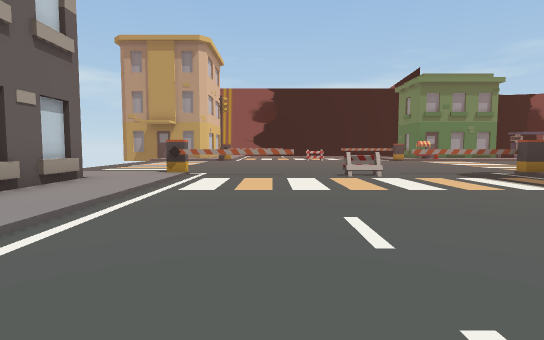
View 1 (above)

24 first-person views from a walk through a scene from a Unity 3-D project. The camera is 1.3 m above the floor, tilts 4° down and sees 80° across. The floor is counted in squares, 2 m on a side. Each view is taken from the middle of a square. On the plan, view 1 faces up. The plan holds only what a view shows up to about 10 squares ahead; the rest is blank. The place goes on beyond the plan.

View 2
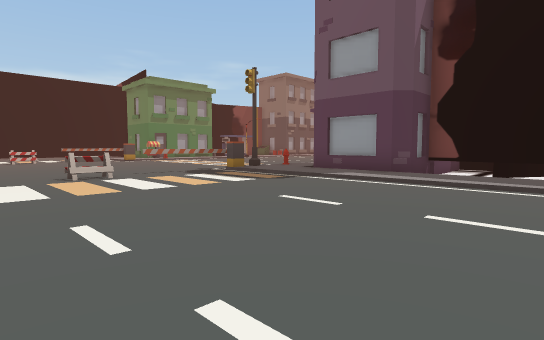

View 3
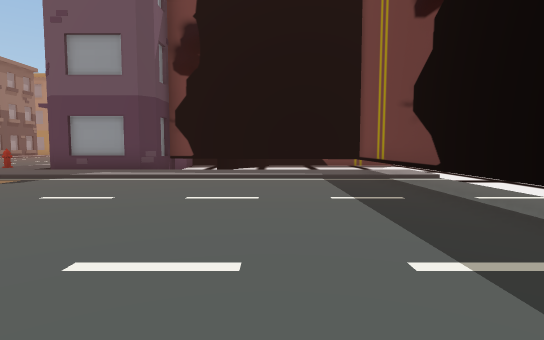

View 4
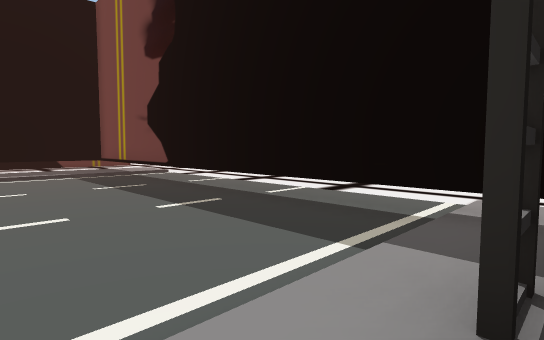

View 5
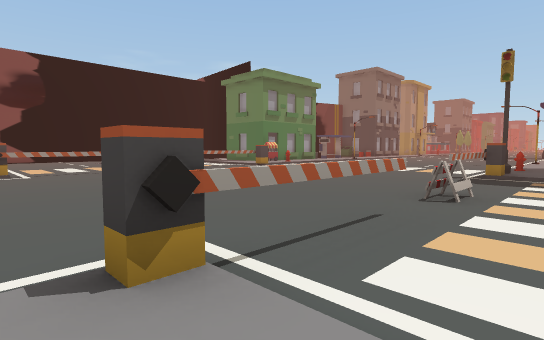

View 6
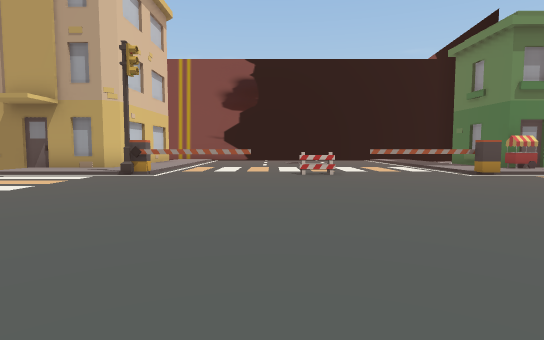

View 7
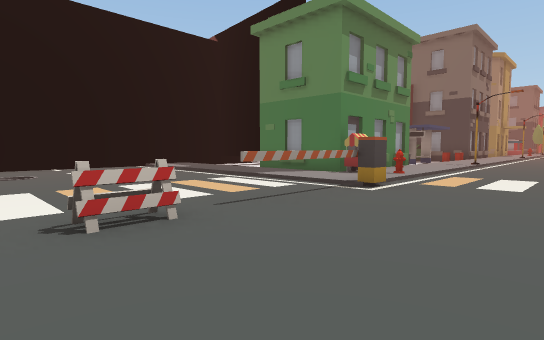

View 8
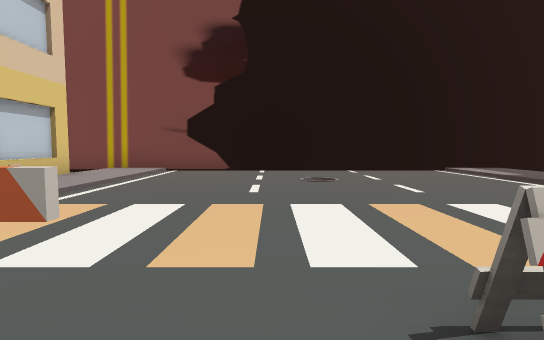

View 9
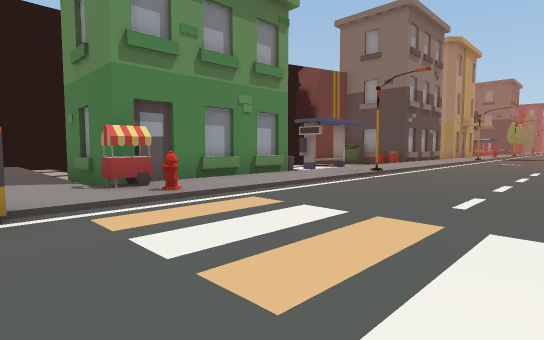

View 10
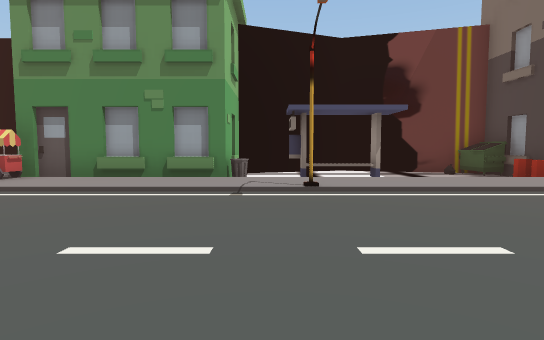

View 11
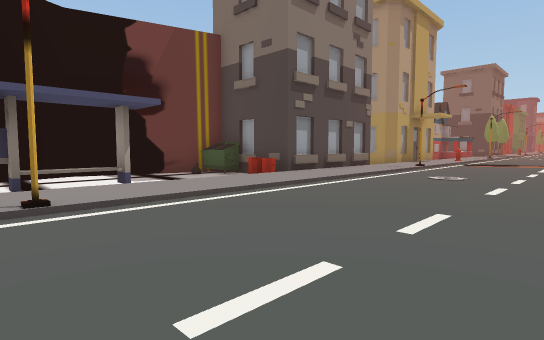

View 12
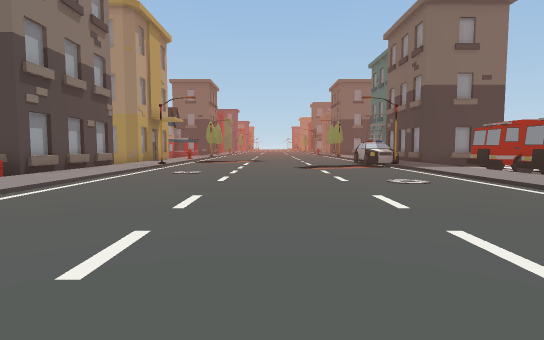

View 13
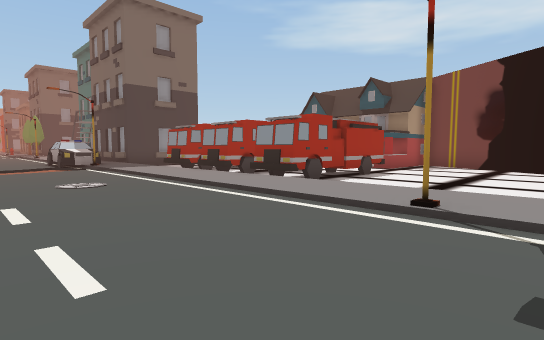

View 14
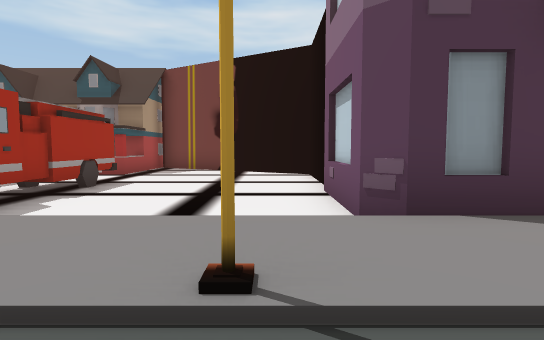

View 15
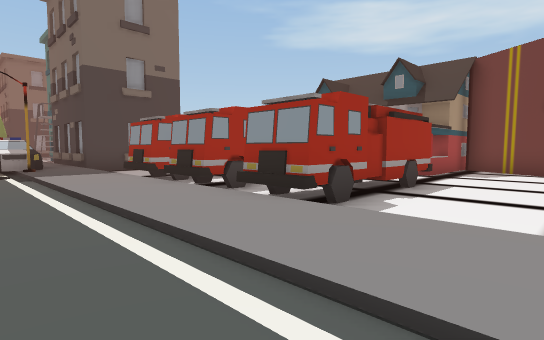

View 16
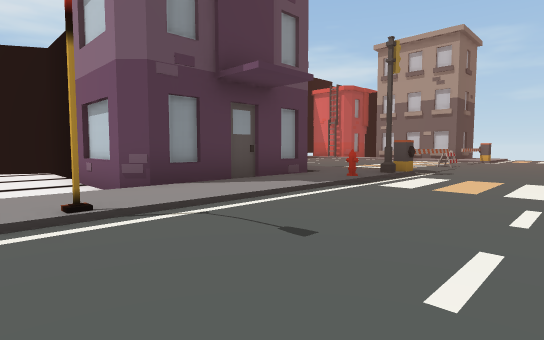

View 17
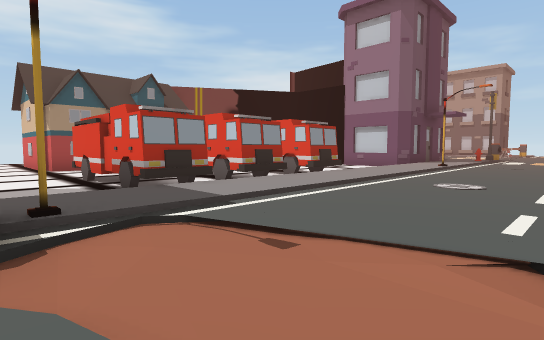

View 18
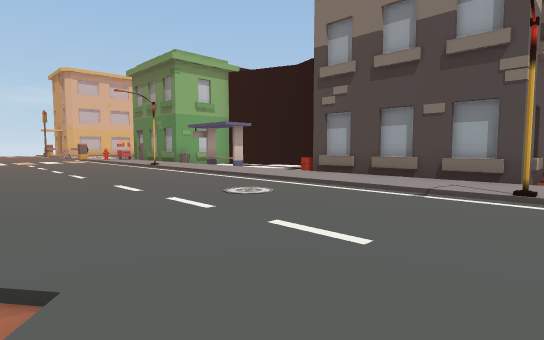

View 19
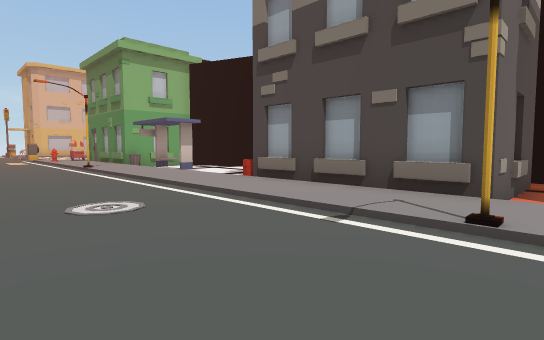

View 20
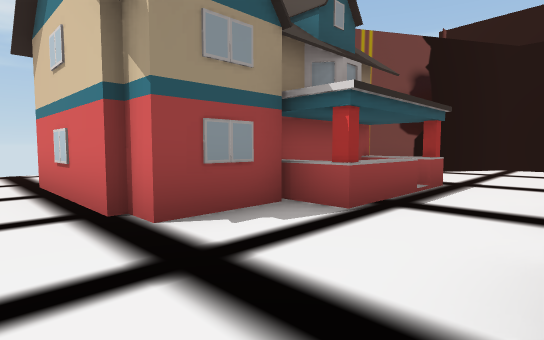

View 21
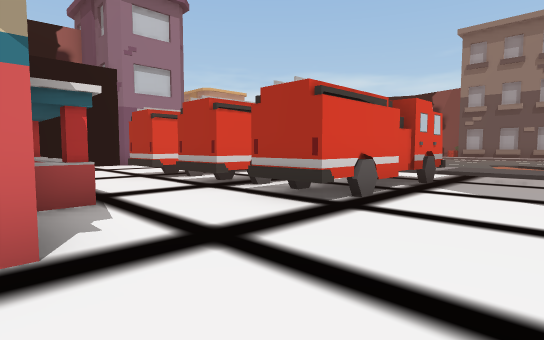

View 22
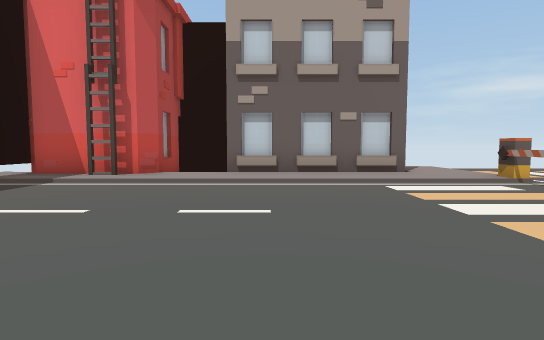

View 23
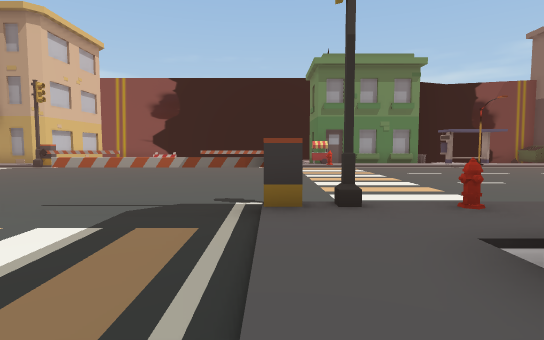

View 24
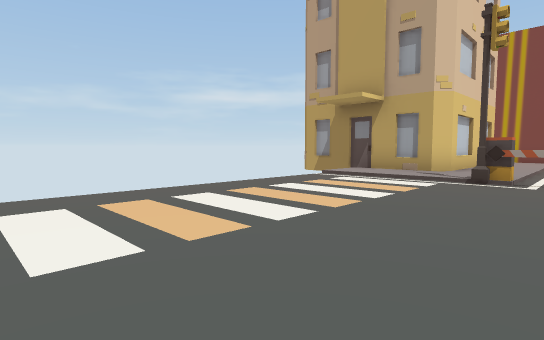

### Floor plan
Key: @ floor where view 1 was taken; # wall or solid block; . main floor; : floor 0.25 m higher than the main floor; - floor 0.25 m lower than the main floor; / step, stairs or slope; H hydrant; T thing the floor can be seen under or through; B building; I bin; A barrel; R truck; O other object.
Columns run from 7 left of view 1 to 24 right of it. Each row starts with its distance up from view 1.
 24   ###############
 23     :/......./:-
 22    #:/......./:-              #
 21    #:/......./:-    ######B   B
 20    #:/......./:#   ##----II   #
 19    #:/......./:B   B------I   B
 18  B##:/......./:####I-OO   A####
 17 BB:::/......./:O::::::::::::::::
 16   :::OOO.O.OOO:H:::::#::::::::#:
 15   ..............................
 14   ..............................
 13   ..............................
 12   ..............................
 11   ...........................//.
 10   ..............................
  9   ............................./
  8   ////...O.OOO//////#//////////O
  7   :::OOO...../:H::::::::::::::::
  6    #:/......./:#####----#-#-#---
  5    #:/......./:#   #----#-#-#---
  4    #:/......./:#   #----R-R-R---
  3    #:/......./: ####----R-R-R---
  2   ##:/......./: ####----R-R-R---
  1     :/......./: ####------------
  0   ###/.@...../: #  ##---B.BB----
 -1    ##/......./: #   ###-B  B#---
 -2    #T/......./: #     ###   ##-
 -3     TTTTTTTTTT###       #    #-
 -4      ----------              #
 -5      ----------
 -6       ----

Positions as (right, up) in squares from view 1, and headings:
1: (0, 0), facing up
2: (0, 0), facing up-right
3: (-1, 0), facing right
4: (-3, 1), facing down-right
5: (-3, 6), facing up-right
6: (1, 8), facing up
7: (1, 13), facing up-right
8: (1, 15), facing up
9: (6, 12), facing up-right
10: (13, 11), facing up
11: (13, 12), facing up-right
12: (12, 12), facing right
13: (12, 11), facing down-right
14: (13, 9), facing down
15: (14, 9), facing down-right
16: (14, 11), facing down-left
17: (24, 11), facing down-left
18: (24, 11), facing up-left
19: (24, 13), facing up-left
20: (23, 2), facing down-left
21: (24, -1), facing up-left
22: (4, 3), facing left
23: (6, 4), facing up
24: (-1, 9), facing up-left
